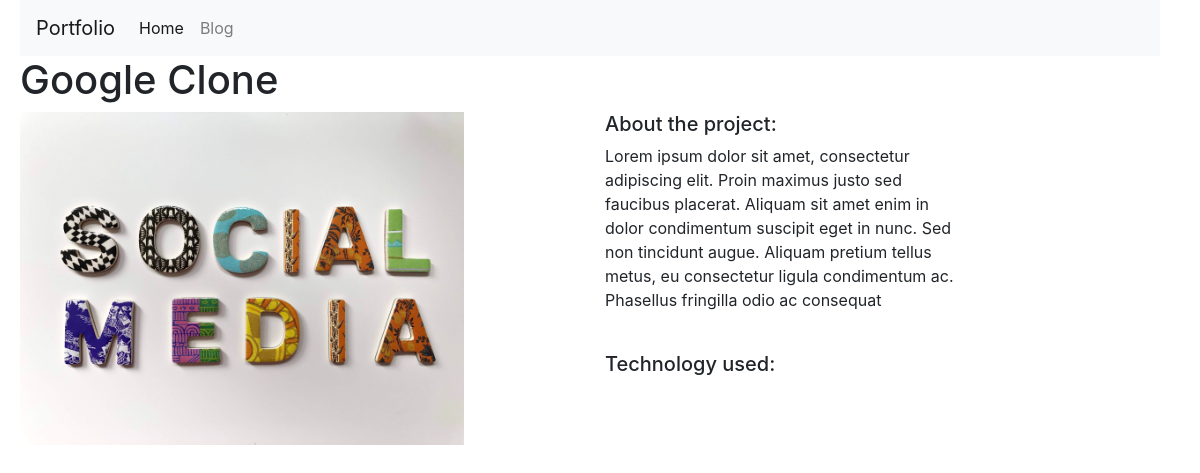
/7, run on the app's committed database.
### all_projects/models.py (models this page shows, shortened)
class Project(models.Model):
    title = models.CharField(max_length=100)
    description = models.TextField()
    technologies = models.CharField(max_length=100)
    image = models.FileField(null=True, blank=True)

### all_projects/views.py (the view)
# urls.py: path('<int:pk>', views.project_detail, name='project_detail')
def project_detail(request, pk):
    project = Project.objects.get(pk=pk)
    context = {'project': project}
    return render(request, 'project.html', context)

### all_projects/templates/project.html (shortened to what this page needs)
{% extends "base.html" %}
{% load static%}
{% block content%}
<h1>{{project.title}}</h1>
<div class="row">
    <div class="col-md-6">
        <img src="{{ project.image.url }}" alt="project image" width="80%">
    </div>
    <div class="col-md-4">
        <h5>About the project:</h5>
        <p>{{ project.description }}</p>
        <br>
        <h5>Technology used:</h5>
    </div>
</div>
{% endblock %}

### data on the page
Project: title "Google Clone", image (picture), description "Lorem ipsum dolor sit amet, consectetur adipiscing elit. Proin maximus justo sed faucibus placerat. Aliquam sit amet enim in dolor condimentum suscipit eget in nunc. Sed non tincidunt augue. Aliquam pretium tellus metus, eu consectetur ligula condimentum ac. Phasellus fringilla odio ac consequat"
